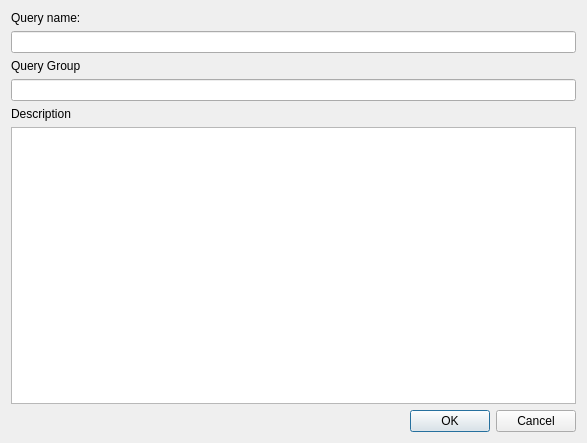
<?xml version="1.0" encoding="UTF-8"?>
<ui version="4.0">
 <class>DialogSaveQuery</class>
 <widget class="QDialog" name="DialogSaveQuery">
  <property name="geometry">
   <rect>
    <x>0</x>
    <y>0</y>
    <width>587</width>
    <height>443</height>
   </rect>
  </property>
  <property name="maximumSize">
   <size>
    <width>16777215</width>
    <height>1000</height>
   </size>
  </property>
  <property name="windowTitle">
   <string>Save Query</string>
  </property>
  <layout class="QVBoxLayout" name="verticalLayout">
   <item>
    <widget class="QLabel" name="label_name">
     <property name="text">
      <string>Query name:</string>
     </property>
    </widget>
   </item>
   <item>
    <widget class="QLineEdit" name="lineEdit_name"/>
   </item>
   <item>
    <widget class="QLabel" name="label">
     <property name="text">
      <string>Query Group</string>
     </property>
    </widget>
   </item>
   <item>
    <widget class="QLineEdit" name="lineEdit_group"/>
   </item>
   <item>
    <widget class="QLabel" name="label_2">
     <property name="text">
      <string>Description</string>
     </property>
    </widget>
   </item>
   <item>
    <widget class="QTextEdit" name="textEdit">
     <property name="minimumSize">
      <size>
       <width>0</width>
       <height>60</height>
      </size>
     </property>
     <property name="maximumSize">
      <size>
       <width>16777215</width>
       <height>800</height>
      </size>
     </property>
    </widget>
   </item>
   <item>
    <widget class="QDialogButtonBox" name="buttonBox">
     <property name="orientation">
      <enum>Qt::Horizontal</enum>
     </property>
     <property name="standardButtons">
      <set>QDialogButtonBox::Cancel|QDialogButtonBox::Ok</set>
     </property>
    </widget>
   </item>
  </layout>
 </widget>
 <resources/>
 <connections>
  <connection>
   <sender>buttonBox</sender>
   <signal>accepted()</signal>
   <receiver>DialogSaveQuery</receiver>
   <slot>accept()</slot>
   <hints>
    <hint type="sourcelabel">
     <x>248</x>
     <y>254</y>
    </hint>
    <hint type="destinationlabel">
     <x>157</x>
     <y>274</y>
    </hint>
   </hints>
  </connection>
  <connection>
   <sender>buttonBox</sender>
   <signal>rejected()</signal>
   <receiver>DialogSaveQuery</receiver>
   <slot>reject()</slot>
   <hints>
    <hint type="sourcelabel">
     <x>316</x>
     <y>260</y>
    </hint>
    <hint type="destinationlabel">
     <x>286</x>
     <y>274</y>
    </hint>
   </hints>
  </connection>
 </connections>
</ui>
